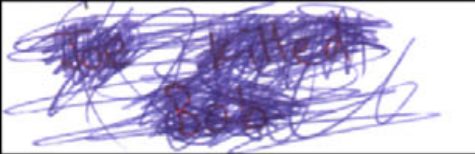
%> input picture test_case_3.png, 475 x 154 px
$ octave Final_test_Case_3.m   (GNU Octave 9; MATLAB toolbox functions it lacks are replaced by stand-ins)
%> lines starting %> are read from the running program, lines starting %| are printed output that depends on the picture
### Colour_Seperation2.m
function [ImgR_back, ImgG_back, ImgB_back, Dye01_transmittance, Dye02_transmittance, Dye03_transmittance, LUTdye01, LUTdye02, LUTdye03, Q3x3Mat] = Colour_Seperation2(ImgR, ImgG, ImgB, colVectorID, DyeToBeRemovedID, doIcross)


%% INTERNAL PARAMETERS:
format long
[rowR, colR, nchR]  = size(ImgR);
Dye01_transmittance = zeros(rowR, colR);
Dye02_transmittance = zeros(rowR, colR);
Dye03_transmittance = zeros(rowR, colR);
ImgR_back           = zeros(rowR, colR);
ImgG_back           = zeros(rowR, colR);
ImgB_back          	= zeros(rowR, colR);
Const1ForNoLog0     = 0;
Const2ForNoLog0     = 0;


%% COEFFICIENTS CONNECTED TO THE colVectorID:
[SMrow, SMcol, SMnch]  = size(colVectorID);
if (SMrow==3 && SMcol==3 && SMnch==1)
    SM = colVectorID;
else

        error('ERROR: colVectorID is not correctly defined!');

end

    % "User values"
    MODx = [SM(1,1), SM(1,2), SM(1,3)];
    MODy = [SM(2,1), SM(2,2), SM(2,3)];
    MODz = [SM(3,1), SM(3,2), SM(3,3)];


%% COEFFICIENTS NORMALIZATION:

% Column-vector normalization to have 1 as final length of the columns in the 3D space.
len  = [0, 0, 0];
cosx = [0, 0, 0];
cosy = [0, 0, 0];
cosz = [0, 0, 0];
for i = 1:3
    len(i) = sqrt(MODx(i)*MODx(i) + MODy(i)*MODy(i) + MODz(i)*MODz(i)); % Normalization to have the lenght of the column equal to 1.
    if (len(i) ~= 0)
        cosx(i) = MODx(i)/len(i);
        cosy(i) = MODy(i)/len(i);
        cosz(i) = MODz(i)/len(i);
    end
end

% translation matrix
if (cosx(2)==0.0)
    if (cosy(2)==0.0)
        if (cosz(2)==0.0)
            %2nd colour is unspecified
            cosx(2)=cosz(1);
            cosy(2)=cosx(1);
            cosz(2)=cosy(1);
        end
    end
end

if cosx(3)==0.0
    if cosy(3)==0.0
        if cosz(3)==0.0
            %3rd colour is unspecified
            if doIcross==1
                cosx(3) = cosy(1) * cosz(2) - cosz(1) * cosy(2);
                cosy(3) = cosz(1) * cosx(2) - cosx(1) * cosz(2);
                cosz(3) = cosx(1) * cosy(2) - cosy(1) * cosx(2);
            else
                if ((cosx(1)*cosx(1) + cosx(2)*cosx(2))> 1)
                    %Colour_3 has a negative R component
                    cosx(3)=0.0;
                else
                    cosx(3)=sqrt(1.0-(cosx(1)*cosx(1))-(cosx(2)*cosx(2)));
                end

                if ((cosy(1)*cosy(1) + cosy(2)*cosy(2))> 1)
                    %Colour_3 has a negative G component
                    cosy(3)=0.0;
                else
                    cosy(3)=sqrt(1.0-(cosy(1)*cosy(1))-(cosy(2)*cosy(2)));
                end

                if ((cosz(1)*cosz(1) + cosz(2)*cosz(2))> 1)
                    %Colour_3 has a negative B component
                    cosz(3)=0.0;
                else
                    cosz(3)=sqrt(1.0-(cosz(1)*cosz(1))-(cosz(2)*cosz(2)));
                end
            end
        end
    end
end

leng = sqrt(cosx(3)*cosx(3) + cosy(3)*cosy(3) + cosz(3)*cosz(3));
if (leng ~= 0 && leng ~= 1)
    cosx(3)= cosx(3)/leng;
    cosy(3)= cosy(3)/leng;
    cosz(3)= cosz(3)/leng;
end

COS3x3Mat = [cosx(1) cosy(1) cosz(1); ...
             cosx(2) cosy(2) cosz(2); ...
             cosx(3) cosy(3) cosz(3)];


%% MATRIX Q USED FOR THE COLOUR DECONVOLUTION:

% Check the determinant to understand if the matrix is invertible
if det(COS3x3Mat)>=-0.001 && det(COS3x3Mat)<=0.001
    % Check column 1
    if (COS3x3Mat(1,1)+COS3x3Mat(2,1)+COS3x3Mat(3,1)==0)
        cosx(1) = 0.001;
        cosx(2) = 0.001;
        cosx(3) = 0.001;
    end
    % Check column 2
    if (COS3x3Mat(1,2)+COS3x3Mat(2,2)+COS3x3Mat(3,2)==0)
        cosy(1) = 0.001;
        cosy(2) = 0.001;
        cosy(3) = 0.001;
    end
    % Check column 3
    if (COS3x3Mat(1,3)+COS3x3Mat(2,3)+COS3x3Mat(3,3)==0)
        cosz(1) = 0.001;
        cosz(2) = 0.001;
        cosz(3) = 0.001;
    end
    % Check row 1
    if (COS3x3Mat(1,1)+COS3x3Mat(1,2)+COS3x3Mat(1,3)==0)
        cosx(1) = 0.001;
        cosy(1) = 0.001;
        cosz(1) = 0.001;
    end
    % Check row 2
    if (COS3x3Mat(2,1)+COS3x3Mat(2,2)+COS3x3Mat(2,3)==0)
        cosx(2) = 0.001;
        cosy(2) = 0.001;
        cosz(2) = 0.001;
    end
    % Check row 3
    if (COS3x3Mat(3,1)+COS3x3Mat(3,2)+COS3x3Mat(3,3)==0)
        cosx(3) = 0.001;
        cosy(3) = 0.001;
        cosz(3) = 0.001;
    end
    % Check diagonal 1
    if (COS3x3Mat(1,1)+COS3x3Mat(2,2)+COS3x3Mat(3,3)==0)
        cosx(1) = 0.001;
        cosy(2) = 0.001;
        cosz(3) = 0.001;
    end
    % Check diagonal 2
    if (COS3x3Mat(1,3)+COS3x3Mat(2,2)+COS3x3Mat(3,1)==0)
        cosz(1) = 0.001;
        cosy(2) = 0.001;
        cosx(3) = 0.001;
    end

    COS3x3Mat = [cosx(1) cosy(1) cosz(1); ...
                 cosx(2) cosy(2) cosz(2); ...
                 cosx(3) cosy(3) cosz(3)];

    if det(COS3x3Mat)>=-0.001 && det(COS3x3Mat)<=0.001
        for k = 1:3
            if (cosx(k)==0); cosx(k)=0.001; end
            if (cosy(k)==0); cosy(k)=0.001; end
            if (cosz(k)==0); cosy(k)=0.001; end
        end

        COS3x3Mat = [cosx(1) cosy(1) cosz(1); ...
                     cosx(2) cosy(2) cosz(2); ...
                     cosx(3) cosy(3) cosz(3)];

        if det(COS3x3Mat)>=-0.001 && det(COS3x3Mat)<=0.001
            disp('WARNING: the vector matrix is non invertible! So, the images of the cols (e.r. images with names: Stain0#_transmittance, and Stain0#_LUT) are OK, but the images with name "Img#_back" are unreliable!');
        end
    end
end

A = cosy(2) - cosx(2) * cosy(1) / cosx(1);
V = cosz(2) - cosx(2) * cosz(1) / cosx(1);
C = cosz(3) - cosy(3) * V/A + cosx(3) * (V/A * cosy(1) / cosx(1) - cosz(1) / cosx(1));
q2 = (-cosx(3) / cosx(1) - cosx(3) / A * cosx(2) / cosx(1) * cosy(1) / cosx(1) + cosy(3) / A * cosx(2) / cosx(1)) / C;
q1 = -q2 * V / A - cosx(2) / (cosx(1) * A);
q0 = 1.0 / cosx(1) - q1 * cosy(1) / cosx(1) - q2 * cosz(1) / cosx(1);
q5 = (-cosy(3) / A + cosx(3) / A * cosy(1) / cosx(1)) / C;
q4 = -q5 * V / A + 1.0 / A;
q3 = -q4 * cosy(1) / cosx(1) - q5 * cosz(1) / cosx(1);
q8 = 1.0 / C;
q7 = -q8 * V / A;
q6 = -q7 * cosy(1) / cosx(1) - q8 * cosz(1) / cosx(1);
Q3x3Mat = [q0, q3, q6; q1, q4, q7; q2, q5, q8];
Q3x3MatInverted = COS3x3Mat;

%% TRANSMITTANCE COMPUTATION:

for r = 1:rowR
    for c = 1:colR
        RGB1 = [ImgR(r,c), ImgG(r,c), ImgB(r,c)];
        if Const1ForNoLog0==0
            RGB1(RGB1==0)=1;
        end

        % Version1
        ACC = -log((RGB1+Const1ForNoLog0)./(255+Const1ForNoLog0));
        Dye01Dye02Dye03_Transmittance_v1 = 255.*exp(-ACC*Q3x3Mat);

        % Creation of the single mono-channels for the transmittance
        Dye01_transmittance(r,c) = Dye01Dye02Dye03_Transmittance_v1(1);
        Dye02_transmittance(r,c) = Dye01Dye02Dye03_Transmittance_v1(2);
        Dye03_transmittance(r,c) = Dye01Dye02Dye03_Transmittance_v1(3);
    end
end


rLUT = double(zeros(256,3));
gLUT = double(zeros(256,3));
bLUT = double(zeros(256,3));
for i= 1:3
    for j = 0:255
        if cosx(i)<0
            rLUT(256-j, i) = 255 + (j * cosx(i));
        else
            rLUT(256-j, i) = 255 - (j * cosx(i));
        end

        if cosy(i)<0
            gLUT(256-j, i) = 255 + (j * cosy(i));
        else
            gLUT(256-j, i) = 255 - (j * cosy(i));
        end

        if cosz(i)<0
            bLUT(256-j, i) = 255 + (j * cosz(i));
        else
            bLUT(256-j, i) = 255 - (j * cosz(i));
        end
    end
end

LUTdye01(:,1) = rLUT(:,1);
LUTdye01(:,2) = gLUT(:,1);
LUTdye01(:,3) = bLUT(:,1);
LUTdye02(:,1) = rLUT(:,2);
LUTdye02(:,2) = gLUT(:,2);
LUTdye02(:,3) = bLUT(:,2);
LUTdye03(:,1) = rLUT(:,3);
LUTdye03(:,2) = gLUT(:,3);
LUTdye03(:,3) = bLUT(:,3);
LUTdye01 = LUTdye01./255;
LUTdye02 = LUTdye02./255;
LUTdye03 = LUTdye03./255;

%% REMOVE THE CONTRIBUTION OF A col FROM THE RGB IMAGE:

% Select the stain to be removed:
if DyeToBeRemovedID == 1
    Dye01_transmittance = double(255.*ones(rowR, colR, 1));
elseif DyeToBeRemovedID == 2
    Dye02_transmittance = double(255.*ones(rowR, colR, 1));
elseif DyeToBeRemovedID == 3
    Dye03_transmittance = double(255.*ones(rowR, colR, 1));
end

% Use the Q3x3MatInverted to go back in RGB
for r = 1:rowR
    for c = 1:colR
        Dye01Dye02Dye03_transmittance = [Dye01_transmittance(r,c), Dye02_transmittance(r,c), Dye03_transmittance(r,c)];
        ACC2 = -log((Dye01Dye02Dye03_transmittance+Const2ForNoLog0)./(255+Const2ForNoLog0))*Q3x3MatInverted;
        RGB_backNoNorm = exp(-ACC2);
        RGB_back = (255.*RGB_backNoNorm);
        ImgR_back(r,c) = RGB_back(1);
        ImgG_back(r,c) = RGB_back(2);
        ImgB_back(r,c) = RGB_back(3);
    end
end
ImgR_back(ImgR_back>255) = 255;
ImgG_back(ImgG_back>255) = 255;
ImgB_back(ImgB_back>255) = 255;
ImgR_back(ImgR_back<0) = 0;
ImgG_back(ImgG_back<0) = 0;
ImgB_back(ImgB_back<0) = 0;
ImgR_back = floor(ImgR_back);
ImgG_back = floor(ImgG_back);
ImgB_back = floor(ImgB_back);

%% OUTPUT SETTINGS:

format short

### Final_test_Case_3.m
clc, clear, close all

% Define the col vectors using the provided colx, coly, and colz
% retrived from IDE
Color1 = [0.6344531512448314, 0.7261423742445815, 0.26492725643456394];
Color2 = [0.368520526863156, 0.7899934094531404, 0.49000309621583493];
Color3 = [0.48444452726826853, 0.43633615713799406, 0.7582375999473198];
% Create the color vector matrix
colVectorID = [Color1; Color2; Color3];

ImgRGB                  = double(imread('test_case_3.png'));
DyeToBeRemovedID        = 0;
doIcross                = 1;

figure, imshow(uint8(ImgRGB), [], 'Border', 'Tight')
ImgR = ImgRGB(:,:,1);
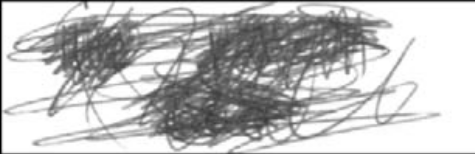
%> ImgR: size 154x475 double; min 0, max 255, mean 191.3
ImgG = ImgRGB(:,:,2);
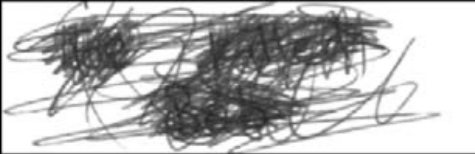
%> ImgG: size 154x475 double; min 0, max 255, mean 183.9
ImgB = ImgRGB(:,:,3);
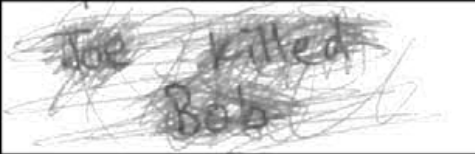
%> ImgB: size 154x475 double; min 0, max 255, mean 215.5

[ImgR_back, ImgG_back, ImgB_back, Dye01_transmittance, Dye02_transmittance, Dye03_transmittance, LUTdye01, LUTdye02, LUTdye03, Q3x3Mat] = Colour_Seperation2(ImgR, ImgG, ImgB, colVectorID, DyeToBeRemovedID, doIcross);
%> after the loop in Colour_Seperation2, `for r = 1:rowR`:
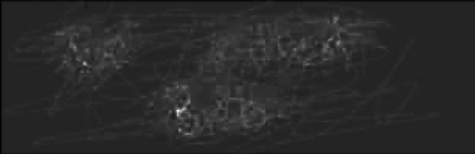
%> Dye01_transmittance: size 154x475 double; min 12.21, max 1698.8, mean 290.4; drawn with min black and max white
%> after the loop in Colour_Seperation2, `for r = 1:rowR`:
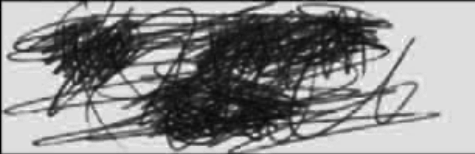
%> Dye02_transmittance: size 154x475 double; min 0.348, max 292.5, mean 161.3; drawn with min black and max white
%> after the loop in Colour_Seperation2, `for r = 1:rowR`:
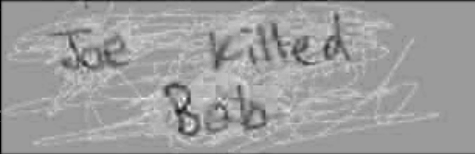
%> Dye03_transmittance: size 154x475 double; min 13.85, max 409.6, mean 258.8; drawn with min black and max white
%> after the loop in Colour_Seperation2, `for r = 1:rowR`: RGB1 = [130 130 130]
%> in Colour_Seperation2, `ImgR_back(ImgR_back>255) = 255;`: ImgR_back: size 154x475 double; min 1, max 255, mean 191.3; mean of the top-left, top-right, bottom-left and bottom-right quarters 177.8, 187, 189.8, 210.7
%> in Colour_Seperation2, `ImgB_back(ImgB_back>255) = 255;`: ImgB_back: size 154x475 double; min 1, max 255, mean 215.5; mean of the top-left, top-right, bottom-left and bottom-right quarters 206.6, 211.1, 214.9, 229.4
%> LUTdye01 = 256 rows, first 12: [0.278 0.581 0.449; 0.281 0.582 0.451; 0.284 0.584 0.453; 0.287 0.586 0.455; 0.29 0.587 0.458; 0.293 0.589 0.46; 0.295 0.591 0.462; 0.298 0.592 0.464; 0.301 0.594 0.466; 0.304 0.596 0.468; 0.307 0.597 0.471; 0.31 0.599 0.473]; LUTdye02 = 256 rows, first 12: [0.373 0.318 0.623; 0.376 0.321 0.625; 0.378 0.323 0.626; 0.38 0.326 0.628; 0.383 0.329 0.629; 0.385 0.331 0.631; 0.388 0.334 0.632; 0.39 0.337 0.634; 0.393 0.339 0.635; 0.395 0.342 0.637; 0.398 0.345 0.638; 0.4 0.347 0.64]; LUTdye03 = 256 rows, first 12: [0.718 0.479 0.194; 0.72 0.481 0.197; 0.721 0.483 0.2; 0.722 0.485 0.204; 0.723 0.487 0.207; 0.724 0.489 0.21; 0.725 0.491 0.213; 0.726 0.493 0.216; 0.727 0.496 0.219; 0.728 0.498 0.223; 0.729 0.5 0.226; 0.731 0.502 0.229]; Q3x3Mat = [2.18 -0.314 -1.35; -2.47 2.63 0.455; 0.831 -1.59 1.42]


% OUTPUT VISUALIZATION: RGB IMAGE RECONSTRUCTED BY REMOVING A DYE
ImgRGB_back(:,:,1) = ImgR_back;
ImgRGB_back(:,:,2) = ImgG_back;
ImgRGB_back(:,:,3) = ImgB_back;


% OUTPUT VISUALIZATION: SINGLE DYES: TRANSMITTANCE CHANNELS
figure, imshow(uint8(Dye03_transmittance), 'Border', 'Tight')

% OUTPUT VISUALIZATION: SINGLE DYES: TRANSMITTANCE CHANNELS VISUALISED WITH COLOURS
% Note: these images in colour should be never used for quantitative analysis!
figure, imshow(ind2rgb(uint8(Dye03_transmittance), LUTdye03), 'Border', 'Tight')
%> after `imshow(ind2rgb(uint8(Dye03_transmittance), LUTdye03), 'Border', 'Tight`:
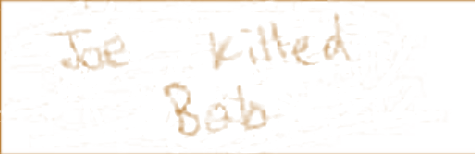
%> displayed picture: size 154x475x3, on the screen's scale of 0 to 255; mean R, G, B 252.6, 250.5, 248.1

LUTStain01_ImageJ = round(LUTdye01.*255);
%> LUTStain01_ImageJ = 256 rows, first 12: [71 148 114; 72 149 115; 72 149 116; 73 149 116; 74 150 117; 75 150 117; 75 151 118; 76 151 118; 77 151 119; 77 152 119; 78 152 120; 79 153 121]
LUTStain02_ImageJ = round(LUTdye02.*255);
%> LUTStain02_ImageJ = 256 rows, first 12: [95 81 159; 96 82 159; 96 82 160; 97 83 160; 98 84 160; 98 84 161; 99 85 161; 100 86 162; 100 87 162; 101 87 162; 101 88 163; 102 89 163]
LUTStain03_ImageJ = round(LUTdye03.*255);
%> LUTStain03_ImageJ = 256 rows, first 12: [183 122 49; 183 123 50; 184 123 51; 184 124 52; 184 124 53; 185 125 54; 185 125 54; 185 126 55; 185 126 56; 186 127 57; 186 127 58; 186 128 58]

$ run again, with FInger_print.png copied over test_case_3.png
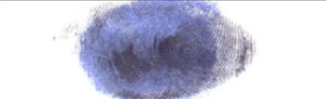
%> input picture FInger_print.png, 326 x 99 px
%> after the loop in Colour_Seperation2, `for r = 1:rowR`:
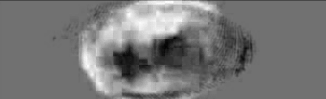
%> Dye03_transmittance: size 99x326 double; min 161, max 372.5, mean 260.7; drawn with min black and max white
%> after the loop in Colour_Seperation2, `for r = 1:rowR`: RGB1 = [255 255 255]
%> LUTdye01 = 256 rows, first 12: [0.278 0.581 0.449; 0.281 0.582 0.451; 0.284 0.584 0.453; 0.287 0.586 0.455; 0.29 0.587 0.458; 0.293 0.589 0.46; 0.295 0.591 0.462; 0.298 0.592 0.464; 0.301 0.594 0.466; 0.304 0.596 0.468; 0.307 0.597 0.471; 0.31 0.599 0.473]; LUTdye02 = 256 rows, first 12: [0.373 0.318 0.623; 0.376 0.321 0.625; 0.378 0.323 0.626; 0.38 0.326 0.628; 0.383 0.329 0.629; 0.385 0.331 0.631; 0.388 0.334 0.632; 0.39 0.337 0.634; 0.393 0.339 0.635; 0.395 0.342 0.637; 0.398 0.345 0.638; 0.4 0.347 0.64]; LUTdye03 = 256 rows, first 12: [0.718 0.479 0.194; 0.72 0.481 0.197; 0.721 0.483 0.2; 0.722 0.485 0.204; 0.723 0.487 0.207; 0.724 0.489 0.21; 0.725 0.491 0.213; 0.726 0.493 0.216; 0.727 0.496 0.219; 0.728 0.498 0.223; 0.729 0.5 0.226; 0.731 0.502 0.229]; Q3x3Mat = [2.18 -0.314 -1.35; -2.47 2.63 0.455; 0.831 -1.59 1.42]
%> `imshow(ind2rgb(uint8(Dye03_transmittance), LUTdye03), 'Border', 'Tight`:
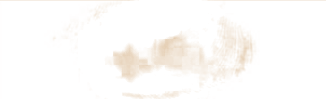
%> displayed picture: size 99x326x3, on the screen's scale of 0 to 255; mean R, G, B 253.2, 251.6, 249.8
%> LUTStain01_ImageJ = 256 rows, first 12: [71 148 114; 72 149 115; 72 149 116; 73 149 116; 74 150 117; 75 150 117; 75 151 118; 76 151 118; 77 151 119; 77 152 119; 78 152 120; 79 153 121]
%> LUTStain02_ImageJ = 256 rows, first 12: [95 81 159; 96 82 159; 96 82 160; 97 83 160; 98 84 160; 98 84 161; 99 85 161; 100 86 162; 100 87 162; 101 87 162; 101 88 163; 102 89 163]
%> LUTStain03_ImageJ = 256 rows, first 12: [183 122 49; 183 123 50; 184 123 51; 184 124 52; 184 124 53; 185 125 54; 185 125 54; 185 126 55; 185 126 56; 186 127 57; 186 127 58; 186 128 58]
